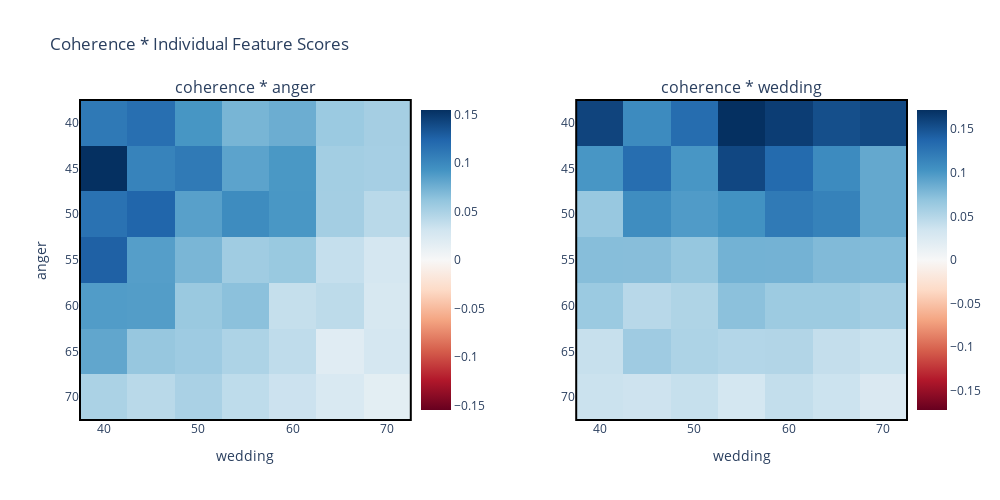

The notebook cell saved with this chart:
### Code cell
fig = make_subplots(rows=1, cols=2, subplot_titles=(
    f"coherence * {feature_descriptions[0]}", 
    f"coherence * {feature_descriptions[1]}"
), horizontal_spacing=0.2)

# Heatmap for scores_1 * coherence_scores
fig.add_trace(go.Heatmap(
    z=scores_1 * coherence_scores, 
    x=scales, 
    y=scales, 
    colorscale="RdBu", 
    zmid=0, 
    colorbar=dict(title="", x=0.40)
), row=1, col=1)

# Heatmap for scores_2 * coherence_scores
fig.add_trace(go.Heatmap(
    z=scores_2 * coherence_scores, 
    x=scales, 
    y=scales, 
    colorscale="RdBu", 
    zmid=0, 
    colorbar=dict(title="", x=1.0)
), row=1, col=2)

# Update x and y axes titles and settings
fig.update_xaxes(title_text=feature_descriptions[1], row=1, col=1)
fig.update_yaxes(title_text=feature_descriptions[0], row=1, col=1, autorange='reversed')
fig.update_xaxes(title_text=feature_descriptions[1], row=1, col=2)
fig.update_yaxes(title_text="", row=1, col=2, autorange='reversed')

# Add borders around the heatmaps
fig.add_shape(type="rect",
              x0=0, x1=0.4, y0=0, y1=1,
              line=dict(color="Black", width=2),
              xref="paper", yref="paper")
fig.add_shape(type="rect",
              x0=0.6, x1=1, y0=0, y1=1,
              line=dict(color="Black", width=2),
              xref="paper", yref="paper")

# Update layout with title
fig.update_layout(title_text="Coherence * Individual Feature Scores")
fig.update_layout(width=1000, height=500)

# Show and save the figure
fig.show()
fig.write_image(f"{save_dir}/individual_coherence_scores.png")

### Figure 1 — Plotly figure (JSON) as saved in the notebook; plotly's stock layout.template omitted (floating-point values rounded to 4 significant figures)
{"data": [{"colorbar": {"title": {"text": ""}, "x": 0.4}, "colorscale": [[0, "rgb(103,0,31)"], [0.1, "rgb(178,24,43)"], [0.2, "rgb(214,96,77)"], [0.3, "rgb(244,165,130)"], [0.4, "rgb(253,219,199)"], [0.5, "rgb(247,247,247)"], [0.6, "rgb(209,229,240)"], [0.7, "rgb(146,197,222)"], [0.8, "rgb(67,147,195)"], [0.9, "rgb(33,102,172)"], [1, "rgb(5,48,97)"]], "type": "heatmap", "x": [40, 45, 50, 55, 60, 65, 70], "xaxis": "x", "y": [40, 45, 50, 55, 60, 65, 70], "yaxis": "y", "z": [[0.1107, 0.1175, 0.09126, 0.07206, 0.07688, 0.05741, 0.05277], [0.1547, 0.1042, 0.1102, 0.08296, 0.09, 0.05333, 0.05188], [0.1158, 0.124, 0.0845, 0.0976, 0.09063, 0.05289, 0.04269], [0.1265, 0.08593, 0.07114, 0.05489, 0.05833, 0.03667, 0.02731], [0.08716, 0.08653, 0.05793, 0.06435, 0.03698, 0.04074, 0.02568], [0.08116, 0.05958, 0.05585, 0.04867, 0.03965, 0.01865, 0.02748], [0.0497, 0.04259, 0.04994, 0.04003, 0.03348, 0.02418, 0.01588]], "zmid": 0}, {"colorbar": {"title": {"text": ""}, "x": 1}, "colorscale": [[0, "rgb(103,0,31)"], [0.1, "rgb(178,24,43)"], [0.2, "rgb(214,96,77)"], [0.3, "rgb(244,165,130)"], [0.4, "rgb(253,219,199)"], [0.5, "rgb(247,247,247)"], [0.6, "rgb(209,229,240)"], [0.7, "rgb(146,197,222)"], [0.8, "rgb(67,147,195)"], [0.9, "rgb(33,102,172)"], [1, "rgb(5,48,97)"]], "type": "heatmap", "x": [40, 45, 50, 55, 60, 65, 70], "xaxis": "x2", "y": [40, 45, 50, 55, 60, 65, 70], "yaxis": "y2", "z": [[0.1589, 0.1091, 0.1323, 0.1719, 0.1634, 0.1525, 0.1563], [0.1011, 0.1312, 0.101, 0.1569, 0.134, 0.1093, 0.08865], [0.0656, 0.1074, 0.09736, 0.1042, 0.1219, 0.1164, 0.08867], [0.07366, 0.07332, 0.0663, 0.0821, 0.08175, 0.0763, 0.07568], [0.06359, 0.04791, 0.05289, 0.07132, 0.06279, 0.06273, 0.05906], [0.0396, 0.06193, 0.05393, 0.05057, 0.05155, 0.04166, 0.03795], [0.03764, 0.03612, 0.04018, 0.03143, 0.04178, 0.03698, 0.02584]], "zmid": 0}], "layout": {"annotations": [{"font": {"size": 16}, "showarrow": false, "text": "coherence * anger", "x": 0.2, "xanchor": "center", "xref": "paper", "y": 1, "yanchor": "bottom", "yref": "paper"}, {"font": {"size": 16}, "showarrow": false, "text": "coherence * wedding", "x": 0.8, "xanchor": "center", "xref": "paper", "y": 1, "yanchor": "bottom", "yref": "paper"}], "height": 500, "shapes": [{"line": {"color": "Black", "width": 2}, "type": "rect", "x0": 0, "x1": 0.4, "xref": "paper", "y0": 0, "y1": 1, "yref": "paper"}, {"line": {"color": "Black", "width": 2}, "type": "rect", "x0": 0.6, "x1": 1, "xref": "paper", "y0": 0, "y1": 1, "yref": "paper"}], "title": {"text": "Coherence * Individual Feature Scores"}, "width": 1000, "xaxis": {"anchor": "y", "domain": [0, 0.4], "title": {"text": "wedding"}}, "xaxis2": {"anchor": "y2", "domain": [0.6, 1], "title": {"text": "wedding"}}, "yaxis": {"anchor": "x", "autorange": "reversed", "domain": [0, 1], "title": {"text": "anger"}}, "yaxis2": {"anchor": "x2", "autorange": "reversed", "domain": [0, 1], "title": {"text": ""}}}}
